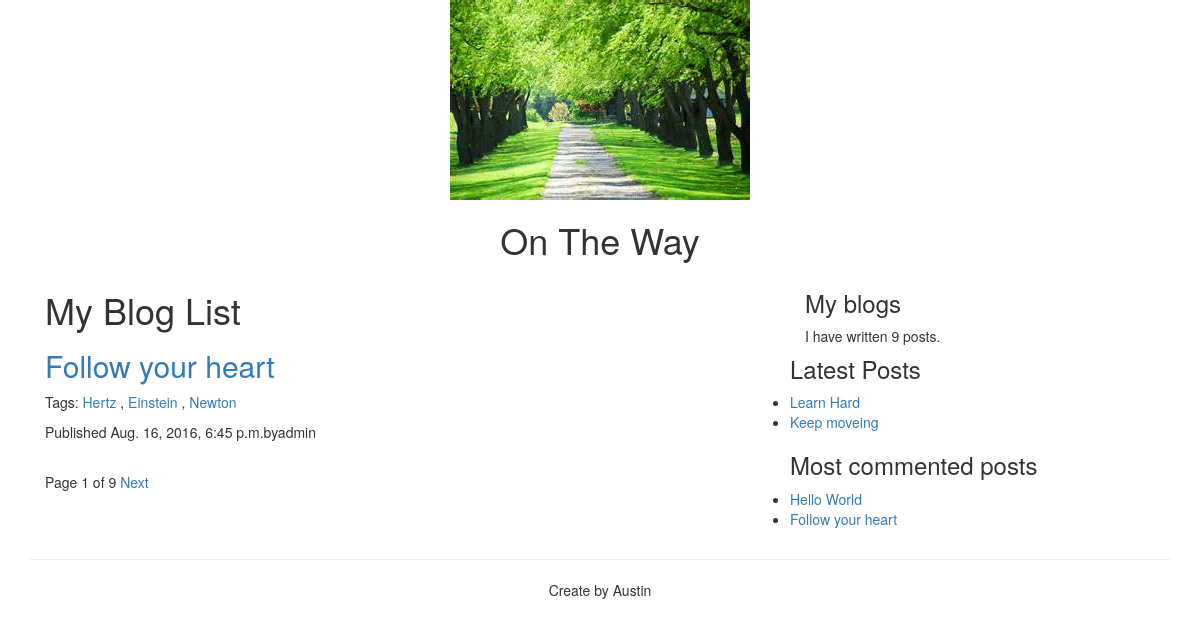
/blog/, run on an earlier commit of the app's database.
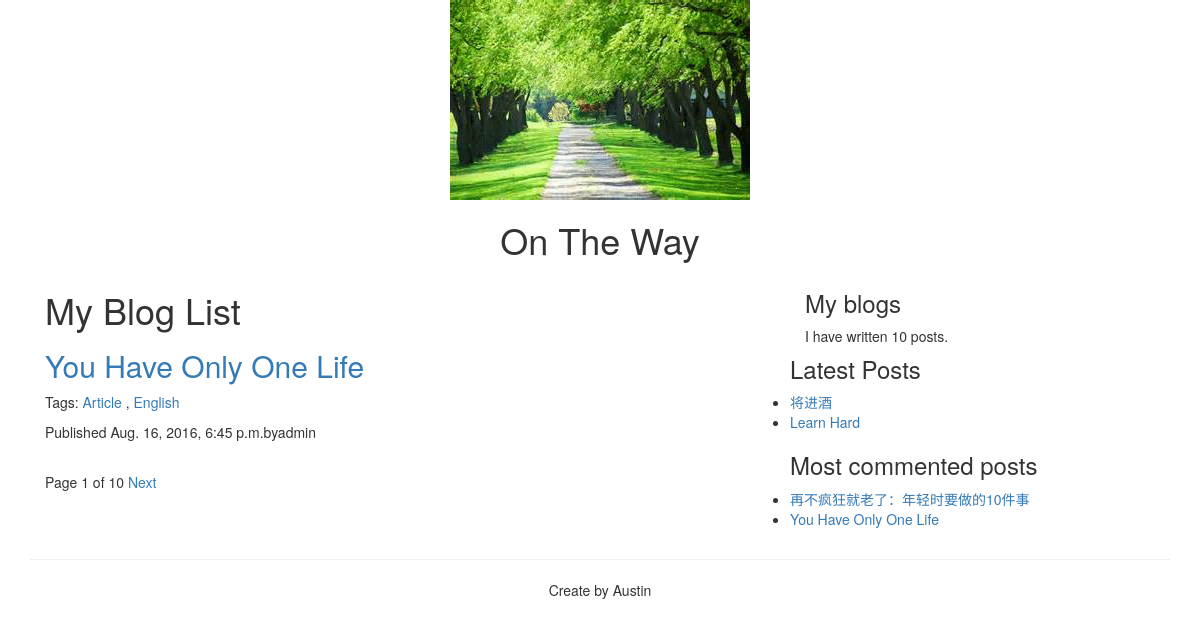
And on a later commit of the database.
### blog/models.py (models this page shows, shortened)
class Post(models.Model):
    STATUS_CHOICE = (("draft", "DRAFT"), ("published", "PUBLISHED"),)
    title = models.CharField(max_length=250)
    slug = models.SlugField(max_length=250, unique_for_date="published")
    author = models.ForeignKey(User, related_name="blog_posts")
    body = models.TextField()
    published = models.DateTimeField(default=timezone.now)
    created = models.DateTimeField(auto_now_add=True)
    updated = models.DateTimeField(auto_now=True)
    status = models.CharField(max_length=10, choices=STATUS_CHOICE, default="draft")
    tags = TaggableManager()
    def get_absolute_url(self):
        return reverse('blog:post_detail', args=[self.published.year, self.published.strftime('%m'), self.published.strftime('%d'), self.slug])
    class Mate:
        ordering = ("-published",)

### blog/views.py (the view)
# urls.py: url(r'^tag/(?P<tag_slug>[-\w]+)/$', views.post_list, name='post_list_tag'),
def post_list(request, tag_slug=None):
    object_list = Post.objects.filter(status="published")
    tag = None
    if tag_slug:
        tag = get_object_or_404(Tag, slug=tag_slug)
        object_list = object_list.filter(tags__in=[tag])
    paginator = Paginator(object_list, 1)
    page = request.GET.get('page')
    try:
        current_page = paginator.page(page)
        posts = current_page.object_list
    except PageNotAnInteger:
        current_page = paginator.page(1)
        posts = current_page.object_list
    except EmptyPage:
        current_page = paginator.page(paginator.num_pages)
        posts = current_page.object_list
    return render(request, 'blog/post/list.html', {'posts':posts, "page":current_page, "tag": tag})

### blog/templatetags/blog_tags.py (called while the page is built)
@register.simple_tag
def total_posts():
	return Post.objects.filter(status="published").count()

@register.inclusion_tag('blog/post/latest_posts.html')
def latest_posts(count):
    posts = Post.objects.filter(status="published").order_by("-published")[:count]
    return {'latest_posts':posts}

@register.simple_tag
def most_commented_posts(count=2):
	all_post = Post.objects.filter(status="published")
	most_comments = all_post.annotate(total_comments=Count("comments")).order_by("-total_comments")[:count]
	return most_comments

### blog/templates/blog/post/list.html (shortened to what this page needs)
{% extends "blog/base.html" %}
{% load blog_tags %}
{% block content %}
<article class="col-xs-12 col-md-8">
<h1>My Blog List</h1>
  {% for post in posts %}
  <h2><a href="{{ post.get_absolute_url }}">{{ post.title }}</a></h2>
  <p>
	Tags:
	  {% for tag in post.tags.all %}
	    <a href="{% url 'blog:post_list_tag' tag.slug %}">{{ tag.name }}</a>
	    {% if not forloop.last %}, {% endif %}
	  {% endfor %}
  </p>
  <p>Published {{ post.published }}by{{ post.author }}</p>
  {% endfor %}
  {% include 'blog/post/pagination.html' %}
</article>
<aside class="col-xs-6 col-md-4">
  <h3>My blogs</h3>
  <p>I have written {% total_posts %} posts.</p>
</aside>
<h3>Latest Posts</h3>
{% latest_posts 2 %}
<h3>Most commented posts</h3>
{% most_commented_posts as comments %}
<ul>
  {% for post in comments %}
  <li><a href="{{ post.get_absolute_url }}">{{ post.title }}</a></li>
  {% endfor %}
 </ul>
{% endblock %}

### blog/templates/blog/base.html (shortened to what this page needs)
{% load staticfiles %}
<!DOCTYPE html>
<html lang="zh-CN">
  <head>
    <link href="{% static 'css/bootstrap.css' %}" rel="stylesheet">
  </head>
  <body>
      {% include 'blog/header.html' %}
    <div class="container">
      {% block content %}
      {% endblock %}
    </div>
      {% include 'blog/footer.html' %}
  </body>
</html>

### blog/templates/blog/header.html
{% load staticfiles %}
<div class="container">
  <img src="{% static 'images/header.jpg' %}" class="img-responsive center-block">
  <h1 class="text-center">On The Way</h1>
</div>

### blog/templates/blog/post/pagination.html (shortened to what this page needs)
<div class="pagination">
  <span class="step-links">
    <span class="current">
      Page {{ page.number }} of {{ page.paginator.num_pages }}
    </span>
    {% if page.has_next %}
    <a href="?page={{ page.next_page_number }}">Next</a>
    {% endif %}
  </span>
</div>

### blog/templates/blog/post/latest_posts.html
<ul>
  {% for post in latest_posts %}
  <li><a href="{{ post.get_absolute_url }}">{{ post.title }}</a></li>
  {% endfor %}
 </ul>

### blog/templates/blog/footer.html
{% load staticfiles %}
<div class="container">
  <hr>
  <p class="text-center">Create by Austin</p>
</div>

What changed in the data, as far as the page shows it:
no longer on this page (row edited): Post: title "Keep moveing", shown under "Latest Posts"
changed Post "admin": loses Tag (name "Hertz"); loses Tag (name "Einstein"); loses Tag (name "Newton"); title "Follow your heart" → "You Have Only One Life"
added Tag: name "Article", shown under Post "admin"
added Tag: name "English", shown under Post "admin"
added Post: title "将进酒", shown under "Latest Posts"
changed Post: title "Hello World" → "再不疯狂就老了：年轻时要做的10件事"
Also different on the page:
{{ page.paginator.num_pages }}: "9" → "10"
text no longer shown: "9"
text now shown: "10"
